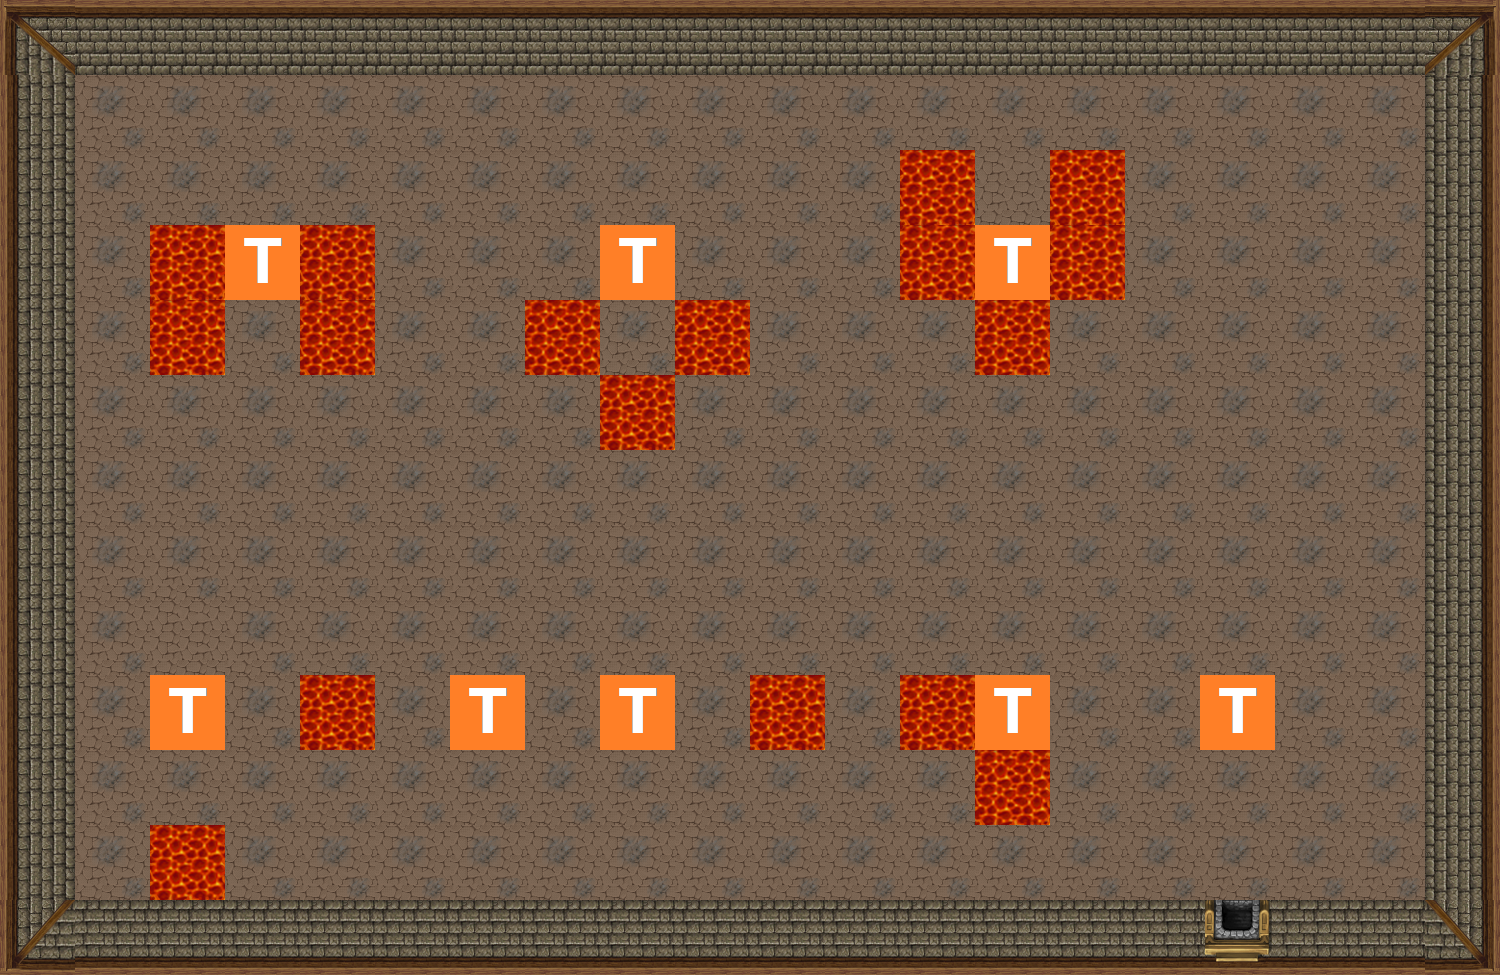

This game map was drawn from its Tiled (.tmx) file and the tilesets committed beside it. A one-line description and the trimmed map source follow:
An orthogonal 20x13 tile map with 75x75 px tiles, 1 tile layer (Obstaculos).

<map version="1.0" orientation="orthogonal" renderorder="right-down" width="20" height="13" tilewidth="75" tileheight="75" nextobjectid="1">
 <tileset firstgid="1" name="Bloques" tilewidth="75" tileheight="75" spacing="2" tilecount="32">
  <image source="Bloques.png" width="614" height="306" />
  <tile id="0">
   <properties>
    <property name="accesible" value="false" />
    <property name="movible" value="false" />
   </properties>
  </tile>
  <tile id="1">
   <properties>
    <property name="accesible" value="false" />
    <property name="movible" value="false" />
   </properties>
  </tile>
  <tile id="2">
   <properties>
    <property name="accesible" value="false" />
    <property name="movible" value="false" />
   </properties>
  </tile>
  <tile id="3">
   <properties>
    <property name="accesible" value="false" />
    <property name="movible" value="false" />
   </properties>
  </tile>
  <tile id="4">
   <properties>
    <property name="accesible" value="false" />
   </properties>
  </tile>
  <tile id="5">
   <properties>
    <property name="accesible" value="false" />
   </properties>
  </tile>
  <tile id="6">
   <properties>
    <property name="accesible" value="false" />
   </properties>
  </tile>
  <tile id="7">
   <properties>
    <property name="accesible" value="false" />
   </properties>
  </tile>
  <tile id="8">
   <properties>
    <property name="accesible" value="true" />
    <property name="movible" value="false" />
   </properties>
  </tile>
  <tile id="9">
   <properties>
    <property name="accesible" value="false" />
    <property name="movible" value="false" />
   </properties>
  </tile>
  <tile id="10">
   <properties>
    <property name="accesible" value="false" />
    <property name="movible" value="false" />
   </properties>
  </tile>
  <tile id="11">
   <properties>
    <property name="accesible" value="false" />
    <property name="movible" value="false" />
   </properties>
  </tile>
  <tile id="12">
   <properties>
    <property name="accesible" value="false" />
    <property name="movible" value="false" />
   </properties>
  </tile>
  <tile id="13">
   <properties>
    <property name="accesible" value="false" />
    <property name="movible" value="false" />
   </properties>
  </tile>
  <tile id="14">
   <properties>
    <property name="accesible" value="false" />
    <property name="movible" value="false" />
   </properties>
  </tile>
  <tile id="15">
   <properties>
    <property name="accesible" value="false" />
    <property name="movible" value="false" />
   </properties>
  </tile>
  <tile id="16">
   <properties>
    <property name="accesible" value="true" />
    <property name="movible" value="false" />
   </properties>
  </tile>
  <tile id="17">
   <properties>
    <property name="accesible" value="false" />
    <property name="movible" value="false" />
   </properties>
  </tile>
  <tile id="18">
   <properties>
    <property name="accesible" value="false" />
    <property name="movible" value="false" />
   </properties>
  </tile>
  <tile id="19">
   <properties>
    <property name="accesible" value="false" />
    <property name="movible" value="false" />
   </properties>
  </tile>
  <tile id="20">
   <properties>
    <property name="accesible" value="false" />
    <property name="movible" value="false" />
   </properties>
  </tile>
  <tile id="21">
   <properties>
    <property name="accesible" value="true" />
    <property name="movible" value="false" />
   </properties>
  </tile>
  <tile id="22">
   <properties>
    <property name="accesible" value="true" />
    <property name="movible" value="false" />
   </properties>
  </tile>
  <tile id="23">
   <properties>
    <property name="accesible" value="false" />
    <property name="movible" value="true" />
   </properties>
  </tile>
  <tile id="24">
   <properties>
    <property name="accesible" value="false" />
    <property name="movible" value="false" />
   </properties>
  </tile>
  <tile id="25">
   <properties>
    <property name="accesible" value="false" />
    <property name="movible" value="false" />
   </properties>
  </tile>
  <tile id="26">
   <properties>
    <property name="accesible" value="false" />
    <property name="movible" value="false" />
   </properties>
  </tile>
  <tile id="27">
   <properties>
    <property name="accesible" value="false" />
    <property name="movible" value="false" />
   </properties>
  </tile>
  <tile id="28">
   <properties>
    <property name="accesible" value="true" />
    <property name="movible" value="false" />
   </properties>
  </tile>
  <tile id="29">
   <properties>
    <property name="accesible" value="true" />
    <property name="movible" value="false" />
   </properties>
  </tile>
 </tileset>
 <layer name="Obstaculos" width="20" height="13">
  <data>[260 cells, 260 non-empty, 13 distinct tile ids]</data>
 </layer>
</map>